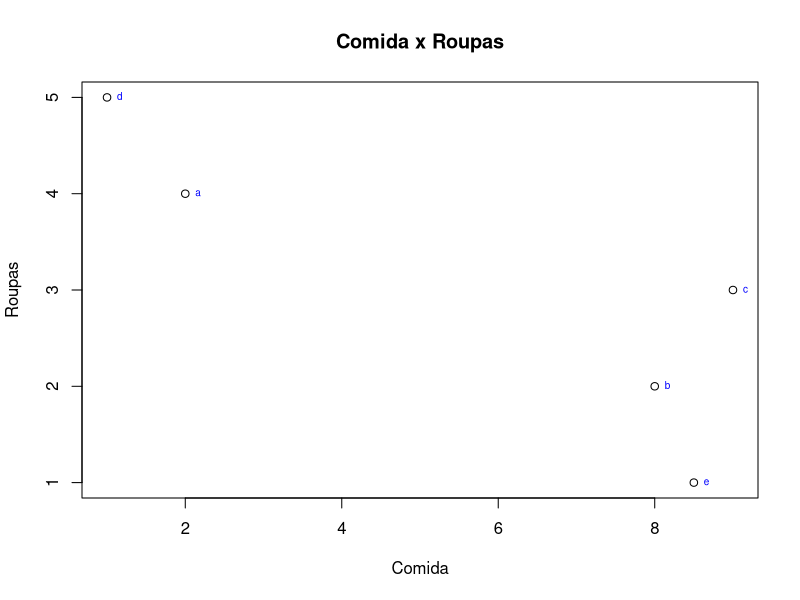
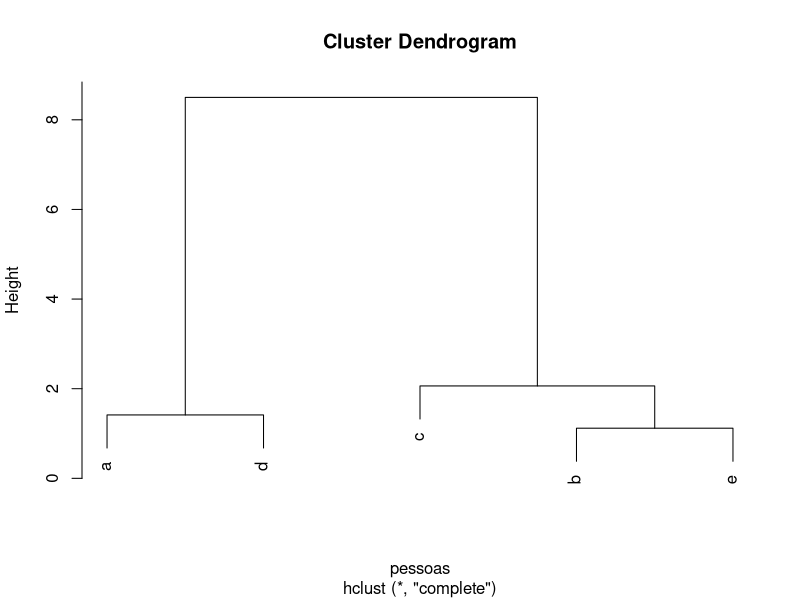
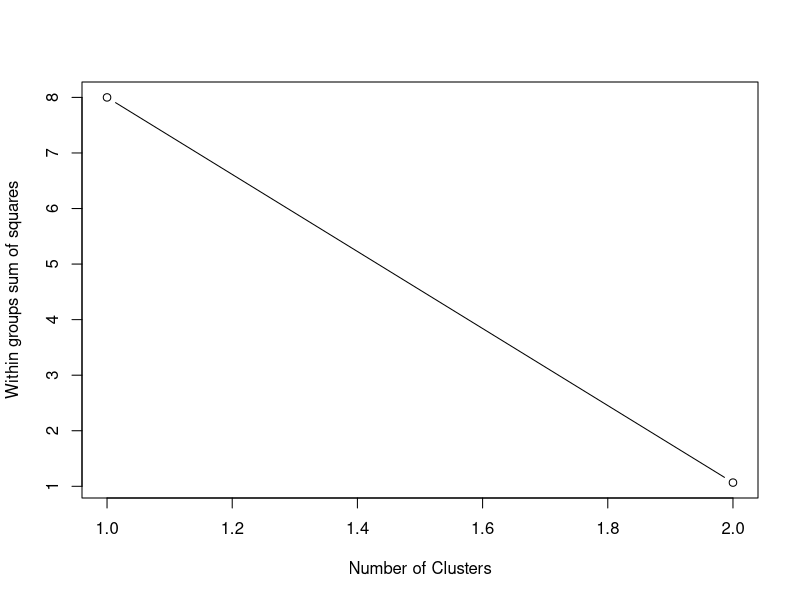
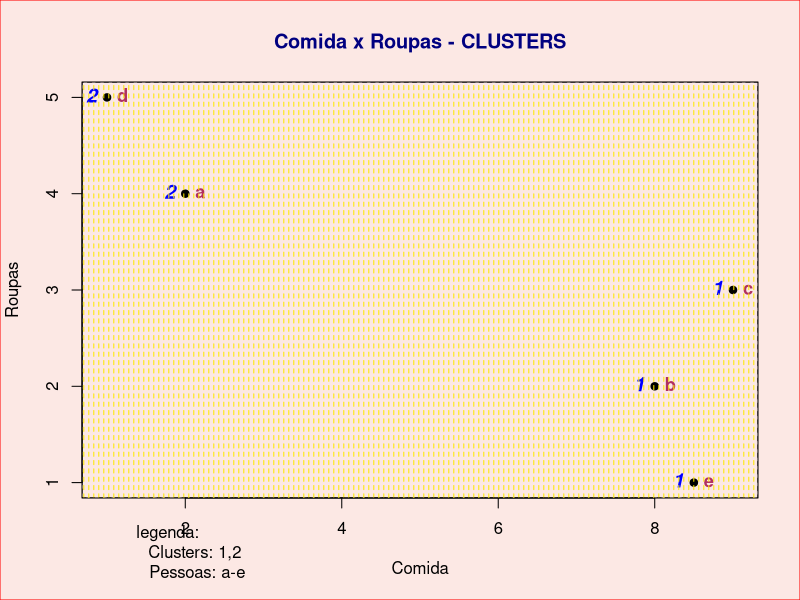

The R source for these figures, in order:
# Reading data
dt <- read.table("Gastos_Diarios.csv", sep=',', header=TRUE, row.names=1)
names(dt) <- c("comida","roupas")
print(head(dt))

# Plotting scattergram (XY graph)
# http://www.statmethods.net/graphs/scatterplot.html
plot(dt$comida, dt$roupas, main="Comida x Roupas", xlab="Comida", ylab="Roupas")
# http://www.statmethods.net/advgraphs/axes.html
text(dt$comida, dt$roupas, row.names(dt), cex=0.6, pos=4, col="blue") 
print("Graphic XY (comida vs. roupas) is plotted.")

# Prepare data
dts <- na.omit(dt) # listwise deletion of missing
dts <- scale(dts)  # standardize variables 
print(dts)

# Analysing clusters
# ------------------

# Visualizing the Dendrogram
# https://rpubs.com/gaston/dendrograms
hc = hclust(dist(dt)) 			# prepare hierarchical cluster
plot(hc, xlab="pessoas")		# very simple dendrogram

print("Cluster dendrogram is plotted.")

# http://www.statmethods.net/advstats/cluster.html
wss <- (nrow(dts)-1)*sum(apply(dts,2,var))
# Establishing number of clusters solution
# nCenters <- nrow(dts)-1   # (maximum allowed)
nCenters <- 2				# (chosen visually, observing dendrogram image)	

# Partioning by K-means
for (i in 2:nCenters) 
  wss[i] <- sum(kmeans(dts, centers=i)$withinss)
plot(1:nCenters, wss, type="b", xlab="Number of Clusters", ylab="Within groups sum of squares") 

# K-Means Cluster Analysis
fit <- kmeans(dts, nCenters) 
# get cluster means
aggregate(dts,by=list(fit$cluster),FUN=mean)
# append cluster assignment
dt.cluster <- data.frame(dts, fit$cluster) 

# Resulting clusters
print(head(dt.cluster))

# Plotting the reviewed scattergram with clusters determined
# set up the plot region:
par(bg="#fce8e4")
plot(dt$comida, dt$roupas, main="Comida x Roupas - CLUSTERS", xlab="Comida", ylab="Roupas", col.main="navy", pch=19)
text(dt$comida, dt$roupas, dt.cluster$fit.cluster, cex=1.2, pos=2, col="blue", font=4) 
text(dt$comida, dt$roupas, row.names(dt), cex=1.1, pos=4, col="maroon", font=2) 

# http://stackoverflow.com/questions/22463710/filled-rectangle-in-r
u <- par("usr")
rect(u[1], u[3], u[2], u[4], col = "#fce802", border = "black", density=20, lty=2, angle=90) 
box(which="figure",lty="solid",col="red",bg="yellow")
mtext( "legenda:\nClusters: 1,2\nPessoas: a-e", cex=1, adj=-0.4, line=-25, at=1.05 )

print("XY cluster analysis (comida vs. roupas) is plotted.")

